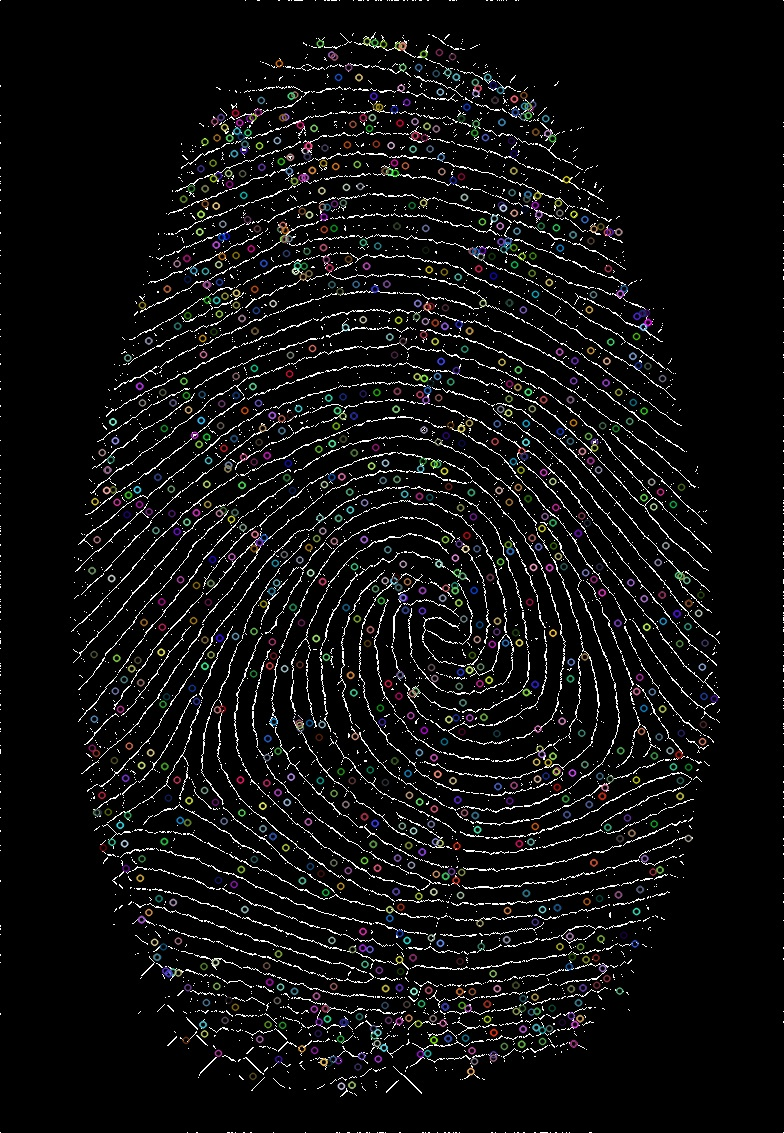
#> input picture testes-algoritmos-TG/sift_keypoints1.jpg, 784 x 1133 px; the run also reads 1 picture not shown here
$ python detectkeypoints.py   (older library calls are emulated)
#> lines starting #> are read from the running program, lines starting #| are printed output that depends on the picture
import numpy as np
import cv2
import matplotlib.pyplot as plt

img1 = cv2.imread('sift_keypoints1.jpg',0)          # queryImage
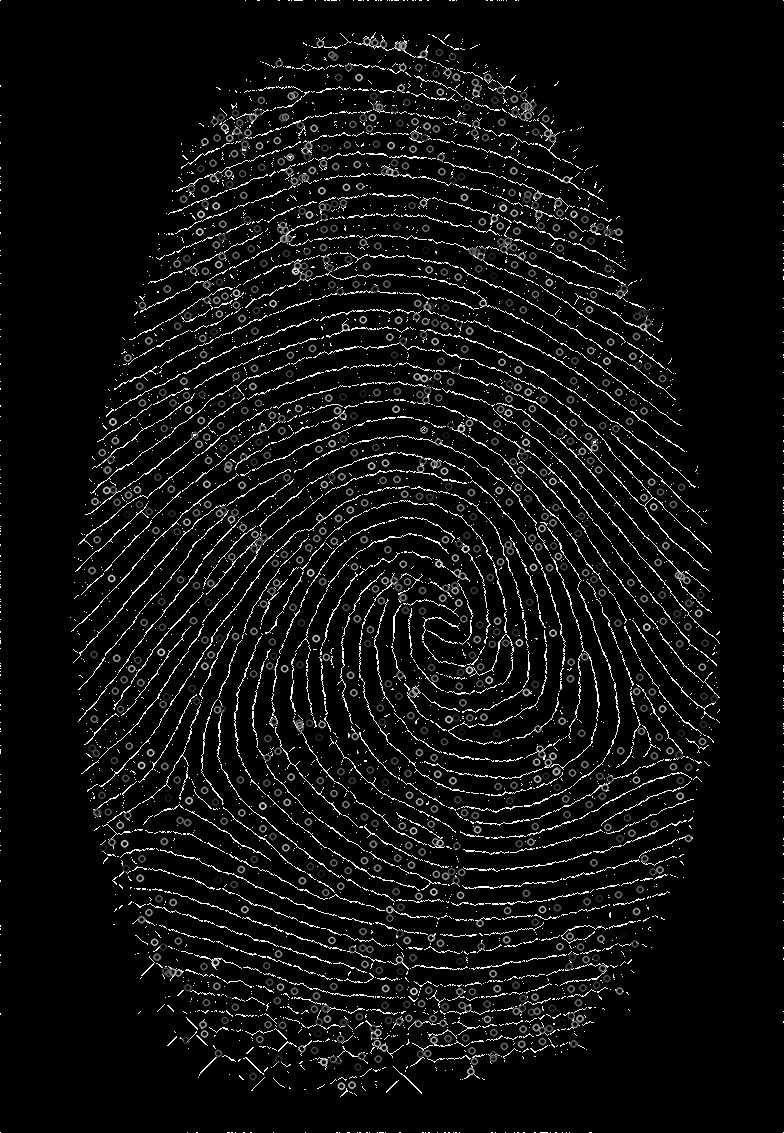
#> img1: shape (1133, 784); min 0, max 255, mean 15.4
img2 = cv2.imread('sift_keypoints2.jpg',0) # trainImage

# Initiate SIFT detector
orb = cv2.ORB()

# find the keypoints and descriptors with SIFT
kp1, des1 = orb.detectAndCompute(img1,None)
#> kp1 = 500 keypoints; strongest (x, y, size): (303, 568, 31), (366, 529, 31), (461, 758, 31), (285, 264, 31)
kp2, des2 = orb.detectAndCompute(img2,None)
#> kp2 has the same summary as kp1

# create BFMatcher object
bf = cv2.BFMatcher(cv2.NORM_HAMMING, crossCheck=True)

# Match descriptors.
matches = bf.match(des1,des2)
#> matches = 500 matches

# Draw first 10 matches.
#> (the run stopped early here; a loop or call above may not have finished)
